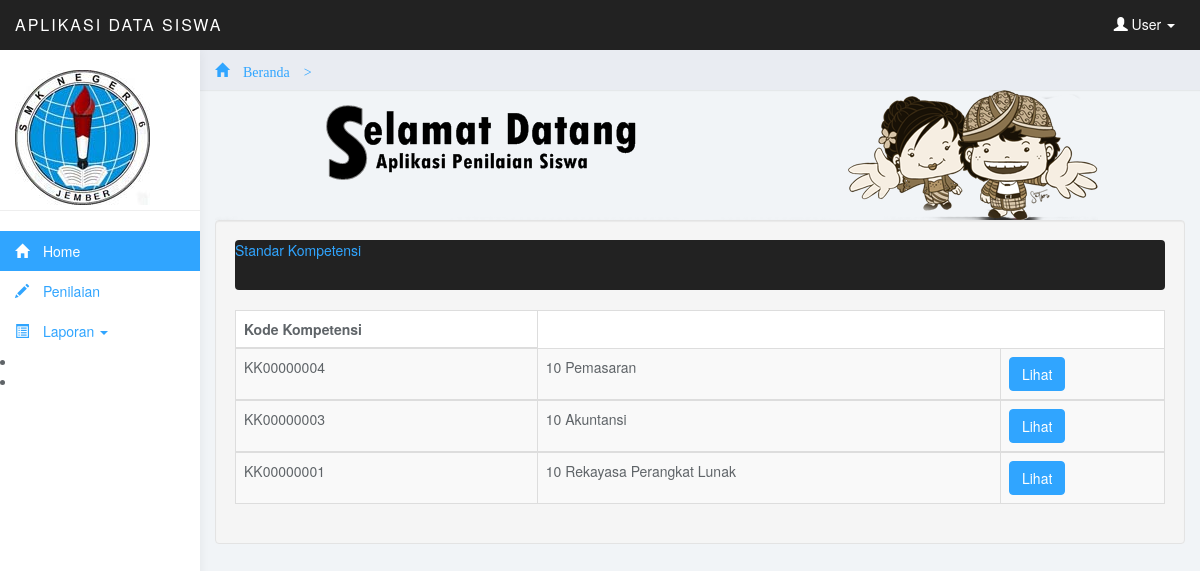
/admin/menu.php?page=lapor_pelajaran (signed in), run on the app's committed database.
### tables this page shows
CREATE TABLE IF NOT EXISTS `tb_kompetensikeahlian` (
  `kompetensi_kode` char(10) NOT NULL,
  `bidang_kode` char(10) NOT NULL,
  `kompetensi_nama` varchar(25) NOT NULL,
  PRIMARY KEY (`kompetensi_kode`)
);

### admin/Data/laporan_pelajaran/skompetensi_kelas.php (the view, shortened to what this page needs)
<?php
$query = "SELECT  DISTINCT kompetensi_kode,kelas FROM tb_kelas ";
$result = mysql_query($query) or die (mysql_error());
?>
<div class="well">
	<div class="navbar navbar-inverse row-fluid">
	  <div class="navbar-inner span12">
 <div class="table-header">
		  <a class="brand" href='?page=skompetensikelas'>Standar Kompetensi</a>
		</div>
</div>
</div>
<section>
<table class="table table-striped table-bordered table-hover">
    <thead>
    <tr>
        <td class='hidden-480'> <b>Kode Kompetensi  </b> </td>
     </tr>
	 </thead>
<?php
while ($data = mysql_fetch_array($result)) {
$kompe=$data['kompetensi_kode'];
$sqdl=mysql_query("select * from tb_kompetensikeahlian where kompetensi_kode='$kompe'") or die (mysql_error());
$tam=mysql_fetch_array($sqdl);
?>
  <?php echo "<tbody><tr>
			<td class='hidden-480'>".$data['kompetensi_kode']."</td>
			<td class='hidden-480'>".$data['kelas']."&nbsp;".$tam['kompetensi_nama']."</td>
		";
$kode2=$data['kompetensi_kode'];?>
     <td><?php $sql0=mysql_query("select tb_standarkompetensi.* from tb_standarkompetensi where tb_standarkompetensi.kompetensi_kode='$kode2'") or die (mysql_query()); $cek=mysql_num_rows($sql0); if($cek>0){ ?>
	        <div class="btn-group">
	            <a href="?page=pelajaran&kompetensi=<?php echo $data['kompetensi_kode']; ?>&kelas=<?php echo $data['kelas']; ?>"><button class='btn btn-mini btn-primary'> Lihat</button></a>
	        </div><?php }else{ ?>
			<div class="btn-group">
	            <a href="?page=pelajaran&kompetensi=<?php echo $data['kompetensi_kode']; ?>&kelas=<?php echo $data['kelas']; ?>"><button class='btn btn-mini btn-danger'> Lihat</button></a>
	        </div><?php } ?>
		</td> </tr></tbody>
        <?php
}
echo "  </table>";
?>

### admin/css/styles.css (style rules this page uses)
body { background: #f1f4f7; padding-top: 50px; color: #5f6468; }
a, a:hover, a:focus { color: #30a5ff; }
.btn-primary, .btn-primary:hover, .btn-primary:focus, .btn-primary:active, .btn-primary.active, .open > .dropdown-toggle.btn-primary, .btn-primary.disabled, .btn-primary[disabled], fieldset[disabled] .btn-primary, .btn-primary.disabled:hover, .btn-primary[disabled]:hover, fieldset[disabled] .btn-primary:hover, .btn-primary.disabled:focus, .btn-primary[disabled]:focus, fieldset[disabled] .btn-primary:focus, .btn-primary.disabled:active, .btn-primary[disabled]:active, fieldset[disabled] .btn-primary:active, .btn-primary.disabled.active, .btn-primary[disabled].active, fieldset[disabled] .btn-primary.active { background-color: #30a5ff; border-color: #30a5ff; }
.navbar { border: 0; }
.table { background: #fff; }

### data on the page
tb_kompetensikeahlian: kompetensi_nama "Pemasaran"
tb_kompetensikeahlian: kompetensi_nama "Akuntansi"
tb_kompetensikeahlian: kompetensi_nama "Rekayasa Perangkat Lunak"

### other printed values
$data['kompetensi_kode'] "KK00000004"
$data['kelas'] "10"
$data['kompetensi_kode'] "KK00000003"
$data['kompetensi_kode'] "KK00000001"
